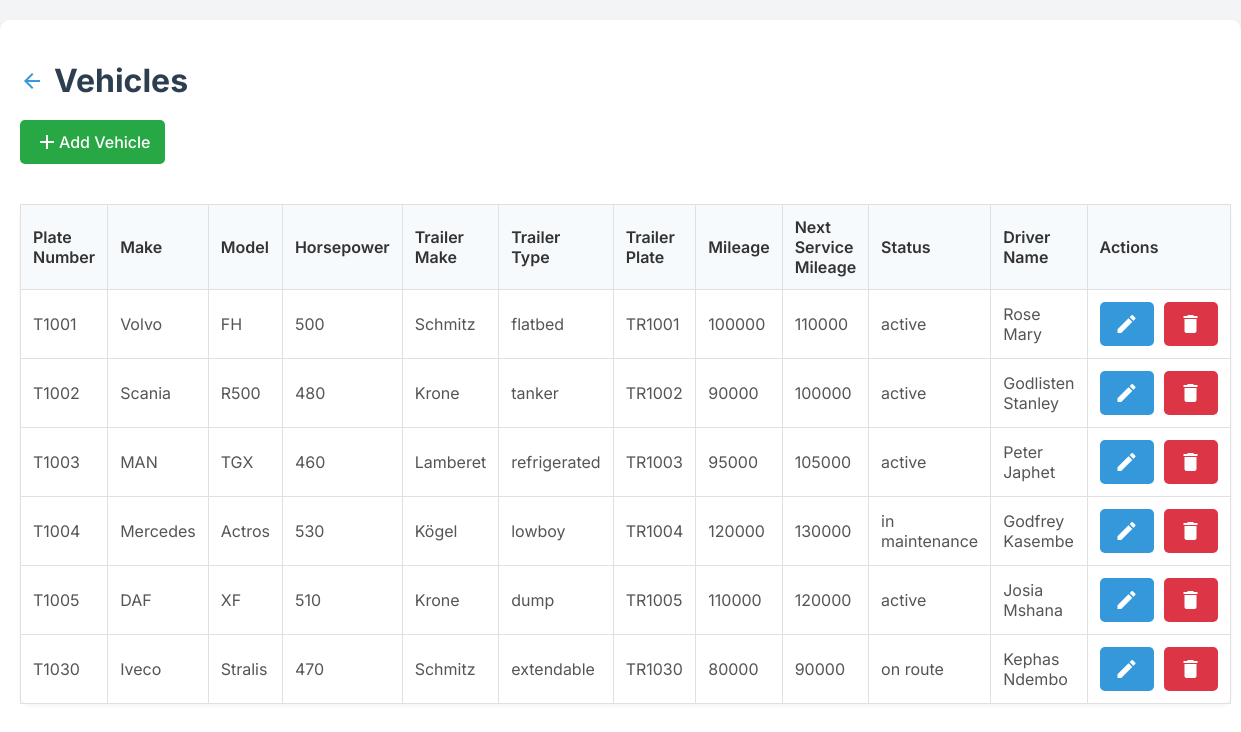
Screenshot of /vehicles.php with the database file from the repository.
### tables this page shows
CREATE TABLE `vehicles` (
  `truck_plate_number` varchar(255) NOT NULL,
  `truck_make` varchar(255) NOT NULL,
  `truck_model` varchar(255) NOT NULL,
  `horsepower` int(11) DEFAULT NULL,
  `trailer_make` varchar(255) DEFAULT NULL,
  `trailer_type` enum('flatbed','refrigerated','lowboy','tanker','dump','car haulers','extendable') DEFAULT NULL,
  `trailer_plate_number` varchar(255) DEFAULT NULL,
  `truck_mileage` int(11) NOT NULL,
  `next_service_mileage` int(11) NOT NULL,
  `truck_status` enum('active','on route','in maintenance') NOT NULL DEFAULT 'active',
  `driver_id` int(11) DEFAULT NULL
);

CREATE TABLE `drivers` (
  `driver_id` int(11) NOT NULL,
  `driver_name` varchar(255) NOT NULL,
  `email` varchar(255) NOT NULL,
  `phone` varchar(20) NOT NULL,
  `license_number` varchar(20) NOT NULL,
  `truck_plate_number` varchar(20) DEFAULT NULL,
  `status` varchar(20) NOT NULL
);

### vehicles.php (the view, shortened to what this page needs)
<?php
require_once 'config.php';
$vehicles = [];
$sql = "SELECT
            v.truck_plate_number,
            v.truck_make,
            v.truck_model,
            v.horsepower,
            v.trailer_make,
            v.trailer_type,
            v.trailer_plate_number,
            v.truck_mileage,
            v.next_service_mileage,
            v.truck_status,
            d.driver_name  -- Added to fetch the driver's name
        FROM vehicles v
        LEFT JOIN drivers d ON v.driver_id = d.driver_id";
$result = $conn->query($sql);
if ($result) {
    while ($row = $result->fetch_assoc()) {
        $vehicles[] = $row;
    }
}
?>
<!DOCTYPE html>
<html lang="en">
<head>
</head>
<body>
    <div class="container">
        <h1>
            <span class="back-arrow material-icons" onclick="window.location.href='dashboard.php'">arrow_back</span>
            Vehicles
        </h1>
        <a href="add-vehicle.php" class="btn btn-add">
             <span class="material-icons">add</span> Add Vehicle
        </a>
        <table>
            <thead>
                <tr>
                    <th>Plate Number</th>
                    <th>Make</th>
                    <th>Model</th>
                    <th>Horsepower</th>
                    <th>Trailer Make</th>
                    <th>Trailer Type</th>
                    <th>Trailer Plate</th>
                    <th>Mileage</th>
                    <th>Next Service Mileage</th>
                    <th>Status</th>
                    <th>Driver Name</th> <th>Actions</th>
                </tr>
            </thead>
            <tbody>
                <?php if (!empty($vehicles)): ?>
                    <?php foreach ($vehicles as $vehicle): ?>
                        <tr>
                            <td><?php echo htmlspecialchars($vehicle['truck_plate_number']); ?></td>
                            <td><?php echo htmlspecialchars($vehicle['truck_make']); ?></td>
                            <td><?php echo htmlspecialchars($vehicle['truck_model']); ?></td>
                            <td><?php echo htmlspecialchars($vehicle['horsepower']); ?></td>
                            <td><?php echo htmlspecialchars($vehicle['trailer_make']); ?></td>
                            <td><?php echo htmlspecialchars($vehicle['trailer_type']); ?></td>
                            <td><?php echo htmlspecialchars($vehicle['trailer_plate_number']); ?></td>
                            <td><?php echo htmlspecialchars($vehicle['truck_mileage']); ?></td>
                            <td><?php echo htmlspecialchars($vehicle['next_service_mileage']); ?></td>
                            <td><?php echo htmlspecialchars($vehicle['truck_status']); ?></td>
                            <td><?php echo htmlspecialchars($vehicle['driver_name'] ?? 'N/A'); ?></td> <td>
                                <div class="actions">
                                    <a href="edit-vehicle.php?id=<?php echo $vehicle['truck_plate_number']; ?>" class="btn btn-edit">
                                         <span class="material-icons">edit</span>
                                    </a>
                                    <a href="delete-vehicle.php?id=<?php echo $vehicle['truck_plate_number']; ?>" class="btn btn-delete" onclick="return confirm('Are you sure you want to delete this vehicle?');">
                                         <span class="material-icons">delete</span>
                                    </a>
                                </div>
                            </td>
                        </tr>
                    <?php endforeach; ?>
                <?php else: ?>
                    <tr>
                        <td colspan="12">No vehicles found.</td>
                    </tr>
                <?php endif; ?>
            </tbody>
        </table>
    </div>
</body>
</html>

### vehicles.php (style rules this page uses)
body { font-family: 'Inter', sans-serif; background-color: #f3f4f6; margin: 0; padding: 0; }
.container { max-width: 2000px; margin: 20px auto; padding: 20px; background-color: #fff; border-radius: 10px; box-shadow: 0 4px 6px rgba(0, 0, 0, 0.1); }
h1 { color: #2c3e50; margin-bottom: 20px; display: flex; align-items: center; }
.back-arrow { margin-right: 10px; cursor: pointer; color: #3498db; }
table { width: 100%; border-collapse: collapse; margin: 20px 0; background-color: #fff; border-radius: 10px; box-shadow: 0 2px 4px rgba(0, 0, 0, 0.05); }
table th, table td { border: 1px solid #e0e0e0; padding: 12px; text-align: left; }
table th { background-color: #f7fafc; font-weight: 600; color: #333; }
table td { color: #555; }
.btn { padding: 10px 15px; border: none; border-radius: 5px; cursor: pointer; text-decoration: none; color: white; font-weight: 500; transition: background-color 0.3s ease, transform 0.2s ease; display: inline-flex; align-items: center; justify-content: center; }
.btn-add { background-color: #28a745; margin-bottom: 20px; display: inline-flex; align-items: center; }
.btn-edit { background-color: #3498db; margin-right: 5px; }
.btn-delete { background-color: #dc3545; }
.actions { display: flex; gap: 5px; }

### rows the page displays
vehicles: truck_plate_number "T1001", truck_make "Volvo", truck_model "FH", horsepower "500", trailer_make "Schmitz", trailer_type "flatbed", trailer_plate_number "TR1001", truck_mileage "100000", next_service_mileage "110000", truck_status "active", driver.driver_name "Rose Mary"
vehicles: truck_plate_number "T1002", truck_make "Scania", truck_model "R500", horsepower "480", trailer_make "Krone", trailer_type "tanker", trailer_plate_number "TR1002", truck_mileage "90000", next_service_mileage "100000", truck_status "active", driver.driver_name "Godlisten Stanley"
vehicles: truck_plate_number "T1003", truck_make "MAN", truck_model "TGX", horsepower "460", trailer_make "Lamberet", trailer_type "refrigerated", trailer_plate_number "TR1003", truck_mileage "95000", next_service_mileage "105000", truck_status "active", driver.driver_name "Peter Japhet"
vehicles: truck_plate_number "T1004", truck_make "Mercedes", truck_model "Actros", horsepower "530", trailer_make "Kögel", trailer_type "lowboy", trailer_plate_number "TR1004", truck_mileage "120000", next_service_mileage "130000", truck_status "in maintenance", driver.driver_name "Godfrey Kasembe"
vehicles: truck_plate_number "T1005", truck_make "DAF", truck_model "XF", horsepower "510", trailer_make "Krone", trailer_type "dump", trailer_plate_number "TR1005", truck_mileage "110000", next_service_mileage "120000", truck_status "active", driver.driver_name "Josia Mshana"
vehicles: truck_plate_number "T1030", truck_make "Iveco", truck_model "Stralis", horsepower "470", trailer_make "Schmitz", trailer_type "extendable", trailer_plate_number "TR1030", truck_mileage "80000", next_service_mileage "90000", truck_status "on route", driver.driver_name "Kephas Ndembo"
